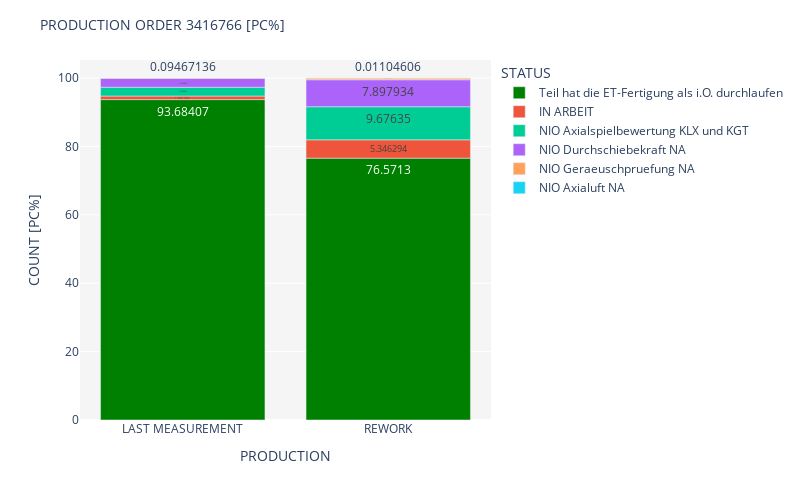

Notebook source saved alongside this figure:
### Code cell
fig=px.bar(df, x='PRODUCTION', y='COUNT [PC%]',color='STATUS',color_discrete_map={"Teil hat die ET-Fertigung als i.O. durchlaufen":"green"},
            text_auto=True, height=500, width=800)
fig.update_layout(title=f"PRODUCTION ORDER 3416766 [PC%]", title_font_size=14)
fig.update_layout(plot_bgcolor="whitesmoke")
fig.show()

### Figure 1 — Plotly figure (JSON) as saved in the notebook; plotly's stock layout.template omitted (floating-point values rounded to 4 significant figures)
{"data": [{"alignmentgroup": "True", "hovertemplate": "STATUS=Teil hat die ET-Fertigung als i.O. durchlaufen<br>PRODUCTION=%{x}<br>COUNT [PC%]=%{y}<extra></extra>", "legendgroup": "Teil hat die ET-Fertigung als i.O. durchlaufen", "marker": {"color": "green", "pattern": {"shape": ""}}, "name": "Teil hat die ET-Fertigung als i.O. durchlaufen", "offsetgroup": "Teil hat die ET-Fertigung als i.O. durchlaufen", "orientation": "v", "showlegend": true, "textposition": "auto", "texttemplate": "%{y}", "type": "bar", "x": ["LAST MEASUREMENT", "REWORK"], "xaxis": "x", "y": [93.68, 76.57], "yaxis": "y"}, {"alignmentgroup": "True", "hovertemplate": "STATUS=IN ARBEIT<br>PRODUCTION=%{x}<br>COUNT [PC%]=%{y}<extra></extra>", "legendgroup": "IN ARBEIT", "marker": {"color": "#EF553B", "pattern": {"shape": ""}}, "name": "IN ARBEIT", "offsetgroup": "IN ARBEIT", "orientation": "v", "showlegend": true, "textposition": "auto", "texttemplate": "%{y}", "type": "bar", "x": ["LAST MEASUREMENT", "REWORK"], "xaxis": "x", "y": [1.041, 5.346], "yaxis": "y"}, {"alignmentgroup": "True", "hovertemplate": "STATUS=NIO Axialspielbewertung KLX und KGT<br>PRODUCTION=%{x}<br>COUNT [PC%]=%{y}<extra></extra>", "legendgroup": "NIO Axialspielbewertung KLX und KGT", "marker": {"color": "#00cc96", "pattern": {"shape": ""}}, "name": "NIO Axialspielbewertung KLX und KGT", "offsetgroup": "NIO Axialspielbewertung KLX und KGT", "orientation": "v", "showlegend": true, "textposition": "auto", "texttemplate": "%{y}", "type": "bar", "x": ["LAST MEASUREMENT", "REWORK"], "xaxis": "x", "y": [2.57, 9.676], "yaxis": "y"}, {"alignmentgroup": "True", "hovertemplate": "STATUS=NIO Durchschiebekraft NA<br>PRODUCTION=%{x}<br>COUNT [PC%]=%{y}<extra></extra>", "legendgroup": "NIO Durchschiebekraft NA", "marker": {"color": "#ab63fa", "pattern": {"shape": ""}}, "name": "NIO Durchschiebekraft NA", "offsetgroup": "NIO Durchschiebekraft NA", "orientation": "v", "showlegend": true, "textposition": "auto", "texttemplate": "%{y}", "type": "bar", "x": ["LAST MEASUREMENT", "REWORK"], "xaxis": "x", "y": [2.61, 7.898], "yaxis": "y"}, {"alignmentgroup": "True", "hovertemplate": "STATUS=NIO Geraeuschpruefung NA<br>PRODUCTION=%{x}<br>COUNT [PC%]=%{y}<extra></extra>", "legendgroup": "NIO Geraeuschpruefung NA", "marker": {"color": "#FFA15A", "pattern": {"shape": ""}}, "name": "NIO Geraeuschpruefung NA", "offsetgroup": "NIO Geraeuschpruefung NA", "orientation": "v", "showlegend": true, "textposition": "auto", "texttemplate": "%{y}", "type": "bar", "x": ["LAST MEASUREMENT", "REWORK"], "xaxis": "x", "y": [0.09467, 0.4971], "yaxis": "y"}, {"alignmentgroup": "True", "hovertemplate": "STATUS=NIO Axialuft NA<br>PRODUCTION=%{x}<br>COUNT [PC%]=%{y}<extra></extra>", "legendgroup": "NIO Axialuft NA", "marker": {"color": "#19d3f3", "pattern": {"shape": ""}}, "name": "NIO Axialuft NA", "offsetgroup": "NIO Axialuft NA", "orientation": "v", "showlegend": true, "textposition": "auto", "texttemplate": "%{y}", "type": "bar", "x": ["REWORK"], "xaxis": "x", "y": [0.01105], "yaxis": "y"}], "layout": {"barmode": "relative", "height": 500, "legend": {"title": {"text": "STATUS"}, "tracegroupgap": 0}, "margin": {"t": 60}, "plot_bgcolor": "whitesmoke", "title": {"font": {"size": 14}, "text": "PRODUCTION ORDER 3416766 [PC%]"}, "width": 800, "xaxis": {"anchor": "y", "autorange": true, "domain": [0, 1], "range": [-0.5, 1.5], "title": {"text": "PRODUCTION"}, "type": "category"}, "yaxis": {"anchor": "x", "autorange": true, "domain": [0, 1], "range": [0, 105.3], "title": {"text": "COUNT [PC%]"}, "type": "linear"}}}
